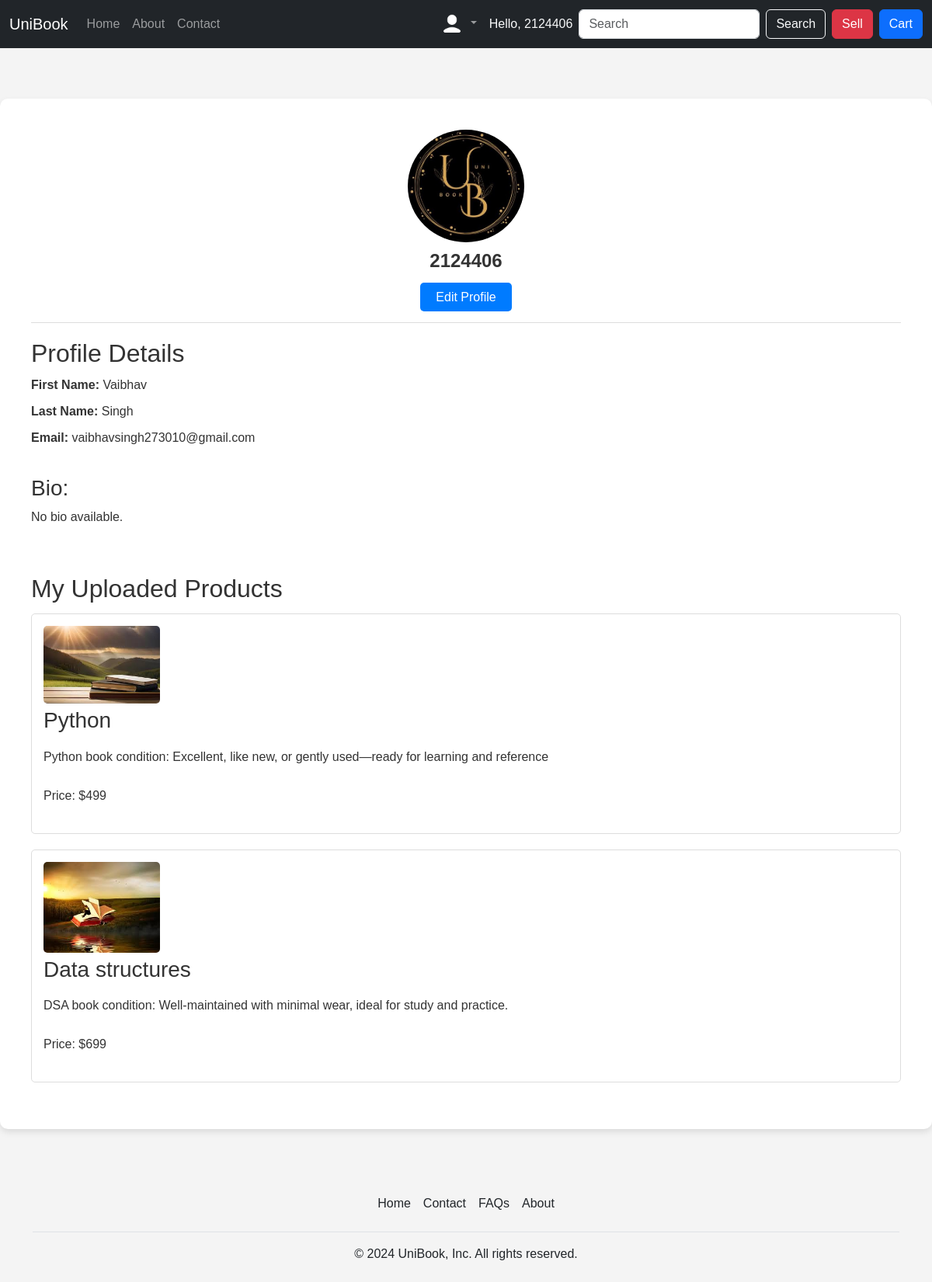
Page /my_profile (signed in) on the committed database.
### home/models.py (models this page shows, shortened)
class Profile(models.Model):
    user = models.OneToOneField(User, on_delete=models.CASCADE)
    mobile = models.CharField(max_length=12, blank=True, null=True)
    profile_pic = models.ImageField(upload_to='profile_pic/', default='profile_pics/default.jpg')
    bio = models.TextField(blank=True, null=True)

class Product(models.Model):
    product_id = models.AutoField
    product_category = models.CharField(max_length=50)
    title = models.CharField(max_length=50)
    desc = models.CharField(max_length=500)
    price = models.IntegerField()
    image1 = models.ImageField(upload_to="images/")
    image2 = models.ImageField(upload_to="images/")
    image3 = models.ImageField(upload_to="images/")
    mobile = models.CharField(max_length=12, default="")
    location = models.CharField(max_length=500)
    user = models.CharField(max_length=10, default="")
    date = models.DateField()

### home/views.py (the view)
# urls.py: path('my_profile', views.my_profile, name='my_profile'),
@login_required
def my_profile(request):
    user = request.user
    try:
        user_profile = Profile.objects.get(user=user)
    except Profile.DoesNotExist:
        user_profile = None
    user_products = Product.objects.filter(mobile=user.profile.mobile)
    context = {
        'user': user,
        'user_profile': user_profile,
        'user_products': user_products,
    }
    return render(request, 'my_profile.html', context)

### templates/my_profile.html (shortened to what this page needs)
{% extends 'base.html' %}
{% block body %}
{% load static %}
    <div class="container">
        <div class="profile-section">
            {% if user_profile.profile_pic %}
                <img src="{{ user_profile.profile_pic.url }}" alt="Profile Picture" width="150">
            {% else %}
                <img src="{{ MEDIA_URL }}profile_pics/default.jpg" alt="Default Profile Picture"width="150">
            {% endif %}
            <h1>{{ user.username }}</h1>
            <div class="profile-actions">
                <a href="{% url 'update_profile' %}" class="btns">Edit Profile</a>
            </div>
        </div>
        <div class="details">
            <h2>Profile Details</h2>
            <ul>
                <li><strong>First Name:</strong> {{ user.first_name }}</li>
                <li><strong>Last Name:</strong> {{ user.last_name }}</li>
                <li><strong>Email:</strong> {{ user.email }}</li>
            </ul>
        </div>
        <div class="details">
            <h3>Bio:</h3>
            {% if user_profile.bio %}<p>{{ user_profile.bio }}</p>
            {% else %}<p>No bio available.</p>
            {% endif %}
        </div>
        <div class="uploaded-products">
            <h2 class="space" >My Uploaded Products</h2>
            {% if user_products %}
                <ul>
                    {% for product in user_products %}
                        <li>
                            <div>
                                {% if product.image1 %}
                                    <img src="{{ product.image1.url }}" alt="{{ product.title }} - Image 1">
                                {% elif product.image2 %}
                                    <img src="{{ product.image2.url }}" alt="{{ product.title }} - Image 2">
                                {% elif product.image3 %}
                                    <img src="{{ product.image3.url }}" alt="{{ product.title }} - Image 3">
                                {% endif %}
                            </div>
                            <h3 class="space" >{{ product.title }}</h3>
                            <p class="space" >{{ product.desc }}</p>
                            <p class="space" >Price: ${{ product.price }}</p>
                        </li>
                    {% endfor %}
                </ul>
            {% else %}
                <p>You have not uploaded any products yet.</p>
            {% endif %}
        </div>
    </div>
    {% endblock %}

### templates/base.html (shortened to what this page needs)
<!DOCTYPE html>
<html lang="en">
  <head>
    <link href="https://cdn.jsdelivr.net/npm/bootstrap@5.3.3/dist/css/bootstrap.min.css" rel="stylesheet" />
  </head>
  <body>
    <nav class="navbar navbar-expand-lg navbar-dark bg-dark">
      <div class="container-fluid">
        <a class="navbar-brand" href="#">UniBook</a>
        <div class="collapse navbar-collapse" id="navbarSupportedContent">
          <ul class="navbar-nav me-auto mb-2 mb-lg-0">
            <li class="nav-item">
              <a class="nav-link" href="/">Home</a>
            </li>
            <li class="nav-item">
              <a class="nav-link" href="/about">About</a>
            </li>
            <li class="nav-item">
              <a class="nav-link" href="/contact">Contact</a>
            </li>
          </ul>
          <ul class="navbar-nav">
            <li class="nav-item dropdown">
              <a class="nav-link dropdown-toggle" href="#" role="button" data-bs-toggle="dropdown" aria-expanded="false">
                <img src="/static/img/usericon.png" alt="Dropdown Icon" class="rounded-circle" width="30" height="30" style="filter: invert(1) brightness(2);">
              </a>
            </li>
          </ul>
          <a class="text-light mx-2 text-decoration-none" href="#">Hello, {{request.user}}</a>
          <form class="d-flex" role="search">
            <input class="form-control me-2" type="search" placeholder="Search" aria-label="Search" />
            <button class="btn btn-outline-light" type="submit">Search</button>
          </form>
          <div class="mx-2">
            <a class="btn btn-danger" href="/sell">Sell</a>
          </div>
          <div class="mx-0">
            <a class="btn btn-primary" href="/carts">Cart</a>
          </div>
        </div>
      </div>
    </nav>
    {% block body %}
    {% endblock %}
    <footer class="py-3 my-4">
      <div class="container-sm">
        <ul class="nav justify-content-center border-bottom pb-3 mb-3">
          <li class="nav-item"><a href="/" class="nav-link px-2 text-dark font-weight-bold">Home</a></li>
          <li class="nav-item"><a href="/contact" class="nav-link px-2 text-dark font-weight-bold">Contact</a></li>
          <li class="nav-item"><a href="#" class="nav-link px-2 text-dark font-weight-bold">FAQs</a></li>
          <li class="nav-item"><a href="/about" class="nav-link px-2 text-dark font-weight-bold">About</a></li>
        </ul>
        <p class="text-center text-dark font-weight-bold">© 2024 UniBook, Inc. All rights reserved.</p>
      </div>
    </footer>
  </body>
</html>

### templates/my_profile.html (style rules this page uses)
* { margin: 0; padding: 0; box-sizing: border-box; }
body { font-family: Arial, sans-serif; background-color: #f4f4f4; color: #333; }
.container { display: flex; flex-direction: column; max-width: 1200px; margin: 65px auto 60px auto; background: #fff; border-radius: 10px; box-shadow: 0 4px 8px rgba(0, 0, 0, 0.1); padding: 40px; }
.profile-section { text-align: center; border-bottom: 1px solid #ddd; padding-bottom: 20px; }
.profile-section img { border-radius: 50%; max-width: 150px; height: auto; }
h1 { font-size: 24px; font-weight: bold; margin: 10px 0; }
.profile-actions { margin-top: 20px; }
button, .btns { background-color: #007bff; color: #fff; border: none; border-radius: 5px; padding: 10px 20px; font-size: 16px; cursor: pointer; transition: background-color 0.3s ease; text-decoration: none; }
.details { margin-top: 20px; }
.details ul { list-style-type: none; padding: 0; }
.details ul li { font-size: 16px; margin: 10px 0; }
.uploaded-products { margin-top: 40px; }
.uploaded-products ul { list-style-type: none; padding: 0; }
.uploaded-products ul li { border: 1px solid #ddd; border-radius: 5px; padding: 15px; margin-bottom: 20px; }
.uploaded-products ul li img { max-width: 150px; border-radius: 5px; margin-right: 10px; }
.space { padding: 5px 0px; }

### rows in the picture
Profile: profile_pic (placeholder picture)
Product: image1 (picture), title "Python", desc "Python book condition: Excellent, like new, or gently used—ready for learning and reference", price "499"
Product: image1 (picture), title "Data structures", desc "DSA book condition: Well-maintained with minimal wear, ideal for study and practice.", price "699"

### other values in the picture
{{ request.user }} "2124406"
{{ user.username }} "2124406"
{{ user.first_name }} "Vaibhav"
{{ user.last_name }} "Singh"
{{ user.email }} "vaibhavsingh273010@gmail.com"
